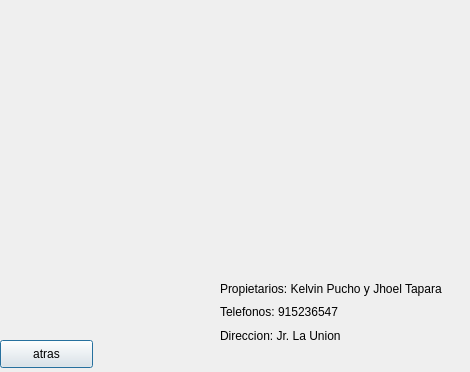
<?xml version="1.0" encoding="UTF-8"?>
<ui version="4.0">
 <class>Ubicacion</class>
 <widget class="QDialog" name="Ubicacion">
  <property name="geometry">
   <rect>
    <x>0</x>
    <y>0</y>
    <width>470</width>
    <height>372</height>
   </rect>
  </property>
  <property name="windowTitle">
   <string>Dialog</string>
  </property>
  <property name="styleSheet">
   <string notr="true">background-image: url(:/image/116265143_300082811189171_2775200107219361635_n.jpg);</string>
  </property>
  <widget class="QPushButton" name="pushButton_back">
   <property name="geometry">
    <rect>
     <x>0</x>
     <y>340</y>
     <width>93</width>
     <height>28</height>
    </rect>
   </property>
   <property name="text">
    <string>atras</string>
   </property>
  </widget>
  <widget class="QWidget" name="">
   <property name="geometry">
    <rect>
     <x>220</x>
     <y>280</y>
     <width>238</width>
     <height>64</height>
    </rect>
   </property>
   <layout class="QVBoxLayout" name="verticalLayout">
    <item>
     <widget class="QLabel" name="label">
      <property name="text">
       <string>Propietarios: Kelvin Pucho y Jhoel Tapara</string>
      </property>
     </widget>
    </item>
    <item>
     <widget class="QLabel" name="label_3">
      <property name="text">
       <string>Telefonos: 915236547</string>
      </property>
     </widget>
    </item>
    <item>
     <widget class="QLabel" name="label_2">
      <property name="text">
       <string>Direccion: Jr. La Union</string>
      </property>
     </widget>
    </item>
   </layout>
  </widget>
 </widget>
 <resources/>
 <connections/>
</ui>
